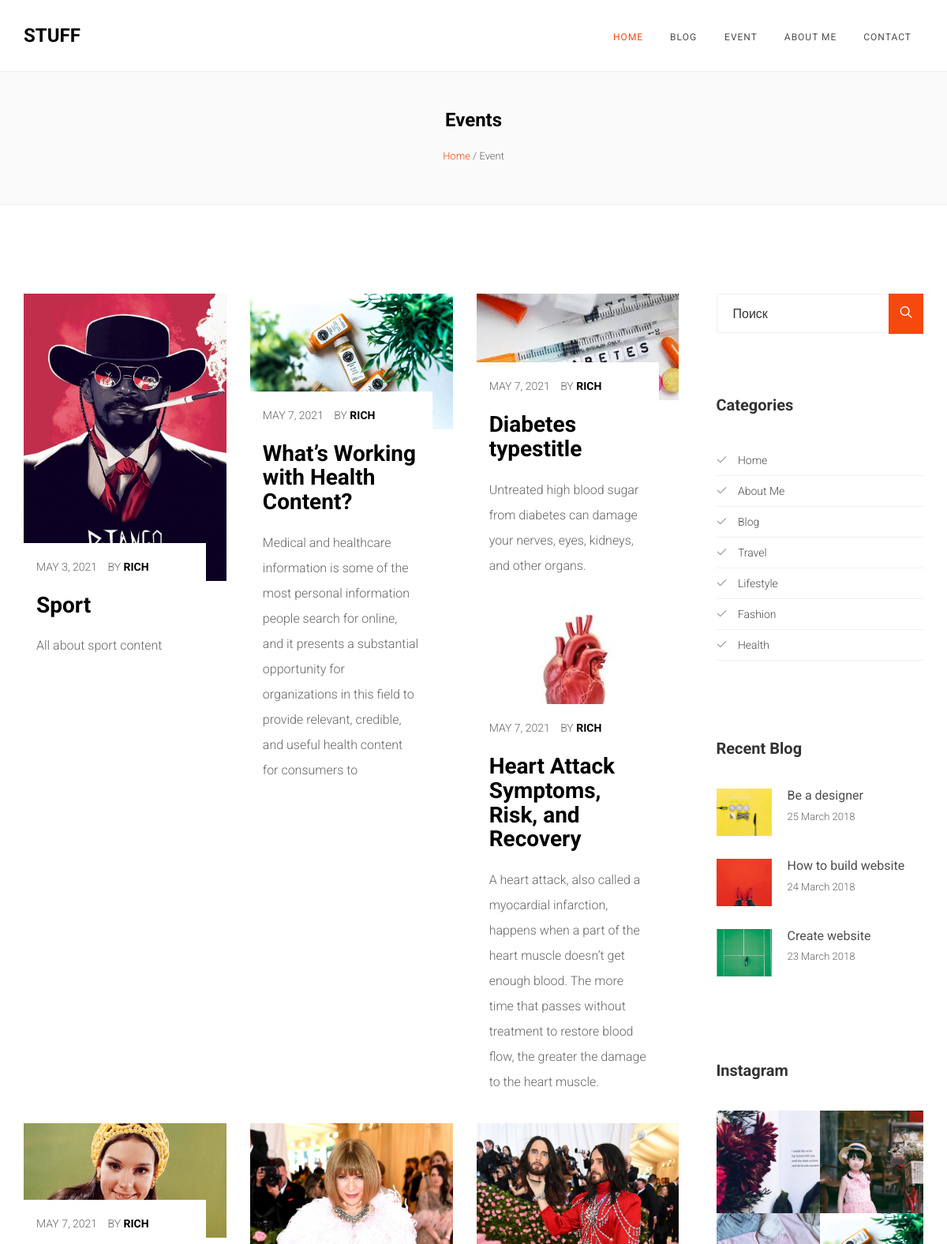
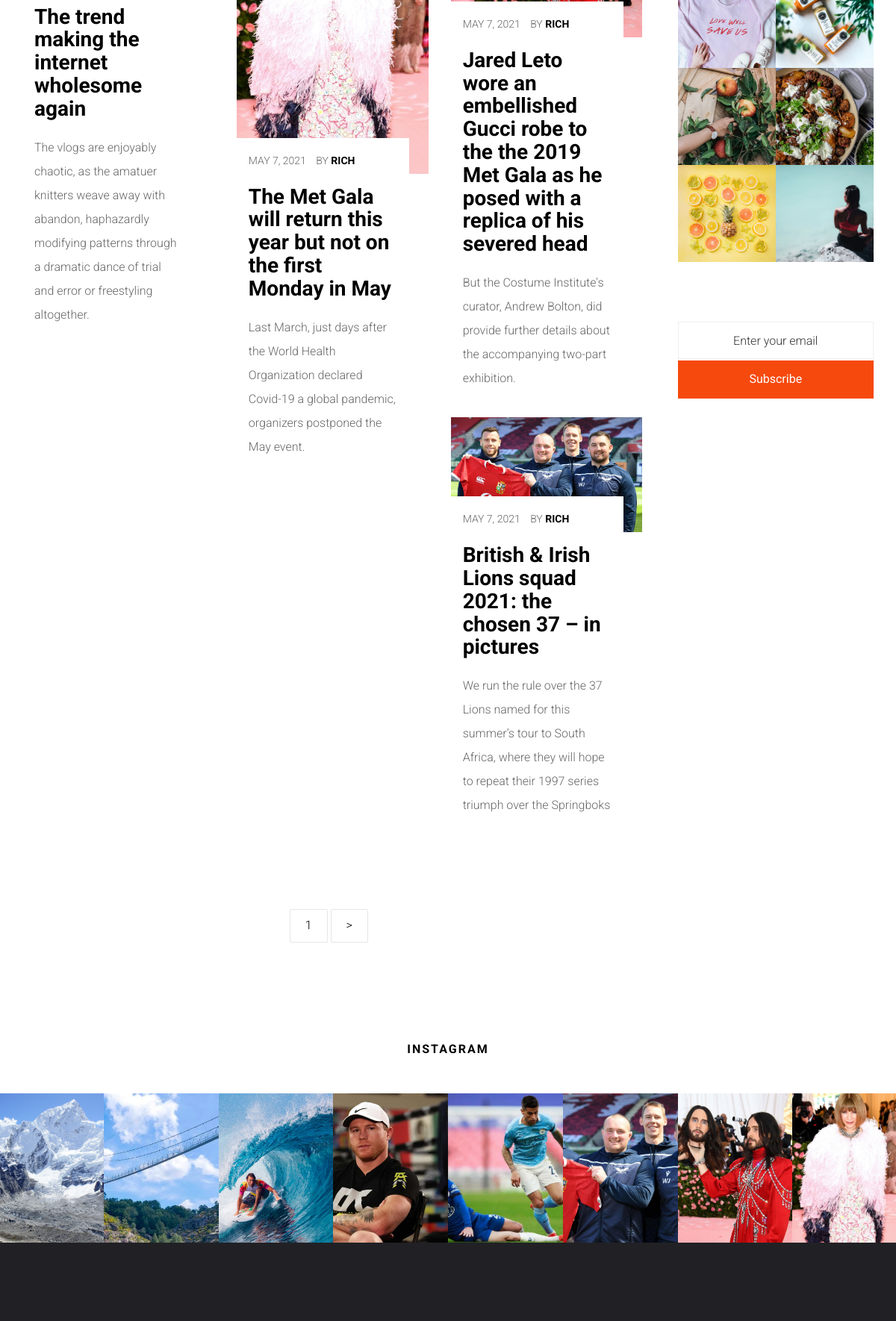
Screenshot of /event/ (upper part) with the database file from the repository (2 pictures, top to bottom).
### main/models.py (models this page shows, shortened)
class Post(models.Model):
    title = models.CharField(max_length=200, default='title')
    content = models.TextField()
    mini_content = models.CharField(max_length=250)
    image = models.ImageField(upload_to='upload')
    category = models.ForeignKey(Category, on_delete=models.CASCADE)
    pub_date = models.DateField()
    status = models.IntegerField()
    comment_count = models.IntegerField()
    views = models.IntegerField()
    tags = models.CharField(max_length=30)
    rating = models.IntegerField(default=0)
    is_gallery = models.BooleanField(default=False)

### main/views.py (the view)
# urls.py: path('event/', eventHandler),
def eventHandler(request):
    posts = Post.objects.all()[:6]
    galleries = Post.objects.all().order_by('-rating')[:8]
    recent_posts = Post.objects.all().order_by('-rating')[:3]
    q = request.GET.get('q', '')
    if q:
        posts = Post.objects.filter(status = 1).filter(title__contains=q).order_by('-rating')
    else:
        posts = Post.objects.all()[:6]
    limit = int(request.GET.get('limit', 8))
    current_page = int(request.GET.get('page', 1))
    stop = current_page * limit
    start = stop - limit
    posts = Post.objects.filter()[start:stop]
    total = Post.objects.count()
    prev_page = current_page - 1
    next_page = 0
    if total > stop:
        next_page = current_page + 1
    return render(request, 'event.html', {'galleries':galleries, 'recent_posts':recent_posts, 'posts':posts, 'q':q,
                                          'current_page': current_page,
                                          'prev_page': prev_page,
                                          'next_page': next_page,
                                          'total': total,
                                          'limit': limit,
                                          })

### templates/event.html (shortened to what this page needs)
{% extends 'base.html' %}
    {% block content %}
		<aside id="colorlib-breadcrumbs">
			<div class="container">
				<div class="row">
					<div class="col-md-12 breadcrumbs text-center">
						<h2>Events</h2>
						<p><span><a href="index.html">Home</a></span> / <span>Event</span></p>
					</div>
				</div>
			</div>
		</aside>
		<div id="colorlib-container">
			<div class="container">
				<div class="row">
					<div class="col-md-9 content">
						<div class="row row-pb-md">
							{% for post in posts %}
					<div class="col-md-4">
						<div class="blog-entry">
							<div class="blog-img">
								<a href="blog.html">
									<img src="/media/{{ post.image }}" class="img-responsive" alt="html5 bootstrap template">
								</a>
							</div>
							<div class="desc">
								<p class="meta">
									<span class="date">{{ post.pub_date }}</span>
									<span class="pos">By <a href="#">Rich</a></span>
								</p>
								<h2><a href="/event/{{post.id}}">{{ post.title }}</a></h2>
								<p>{{ post.mini_content }} </p>
							</div>
						</div>
					</div>
					{% endfor %}
							<div class="col-md-6">
							</div>
						</div>
						<div class="row">
							<div class="col-md-12 text-center">
								<ul class="pagination">
                            <li class="page-item "><a class="page-link" href="/blog/?page={{ current_page }}&limit={{ limit }}">{{ current_page }}</a></li>
                            {% if next_page > 0 %}
                            <li class="page-item"><a class="page-link" href="/blog/?page={{ next_page }}&limit={{ limit }}">></a></li>
                            {% endif %}
								</ul>
							</div>
						</div>
					</div>
					<div class="col-md-3">
						<div class="sidebar">
							<div class="side">
								<div class="form-group">
									<form method="get" action="/event/">
										<input type="text" class="form-control" name="q" id="search" placeholder="Поиск">
										<button type="submit" class="btn btn-primary"><i class="icon-search3"></i></button>
									</form>
								</div>
							</div>
							<div class="side">
								<h2 class="sidebar-heading">Categories</h2>
								<p>
									<ul class="category">
										<li><a href="#"><i class="icon-check"></i> Home</a></li>
										<li><a href="#"><i class="icon-check"></i> About Me</a></li>
										<li><a href="#"><i class="icon-check"></i> Blog</a></li>
										<li><a href="#"><i class="icon-check"></i> Travel</a></li>
										<li><a href="#"><i class="icon-check"></i> Lifestyle</a></li>
										<li><a href="#"><i class="icon-check"></i> Fashion</a></li>
										<li><a href="#"><i class="icon-check"></i> Health</a></li>
									</ul>
								</p>
							</div>
							<div class="side">
								<h2 class="sidebar-heading">Recent Blog</h2>
								<div class="f-blog">
									<a href="blog.html" class="blog-img" style="background-image: url(images/blog-1.jpg);">
									</a>
									<div class="desc">
										<h3><a href="blog.html">Be a designer</a></h3>
										<p class="admin"><span>25 March 2018</span></p>
									</div>
								</div>
								<div class="f-blog">
									<a href="blog.html" class="blog-img" style="background-image: url(images/blog-2.jpg);">
									</a>
									<div class="desc">
										<h3><a href="blog.html">How to build website</a></h3>
										<p class="admin"><span>24 March 2018</span></p>
									</div>
								</div>
								<div class="f-blog">
									<a href="blog.html" class="blog-img" style="background-image: url(images/blog-3.jpg);">
									</a>
									<div class="desc">
										<h3><a href="blog.html">Create website</a></h3>
										<p class="admin"><span>23 March 2018</span></p>
									</div>
								</div>
							</div>
							<div class="side">
								<h2 class="sidebar-heading">Instagram</h2>
								<div class="instagram-entry">
									<a href="#" class="instagram text-center" style="background-image: url(images/gallery-1.jpg);">
									</a>
									<a href="#" class="instagram text-center" style="background-image: url(images/gallery-2.jpg);">
									</a>
									<a href="#" class="instagram text-center" style="background-image: url(images/gallery-3.jpg);">
									</a>
									<a href="#" class="instagram text-center" style="background-image: url(images/gallery-4.jpg);">
									</a>
									<a href="#" class="instagram text-center" style="background-image: url(images/gallery-5.jpg);">
									</a>
									<a href="#" class="instagram text-center" style="background-image: url(images/gallery-6.jpg);">
									</a>
									<a href="#" class="instagram text-center" style="background-image: url(images/gallery-7.jpg);">
									</a>
									<a href="#" class="instagram text-center" style="background-image: url(images/gallery-8.jpg);">
									</a>
								</div>
							</div>
							<div class="side">
								<div class="form-group">
									<input type="text" class="form-control form-email text-center" id="email" placeholder="Enter your email">
									<button type="submit" class="btn btn-primary btn-subscribe">Subscribe</button>
								</div>
							</div>
						</div>
					</div>
				</div>
			</div>
		</div>
	{% endblock %}

### templates/base.html (shortened to what this page needs)
<!DOCTYPE HTML>
<html>
	<head>
	<link rel="stylesheet" href="/static/css/animate.css">
	<link rel="stylesheet" href="/static/css/icomoon.css">
	<link rel="stylesheet" href="/static/css/bootstrap.css">
	<link rel="stylesheet" href="/static/css/magnific-popup.css">
	<link rel="stylesheet" href="/static/css/flexslider.css">
	<link rel="stylesheet" href="/static/css/owl.carousel.min.css">
	<link rel="stylesheet" href="/static/css/owl.theme.default.min.css">
	<link rel="stylesheet" href="/static/css/style.css">
	</head>
	<body>
	<div id="page">
		<nav class="colorlib-nav" role="navigation">
			<div class="top-menu">
				<div class="container">
					<div class="row">
						<div class="col-xs-2">
							<div id="colorlib-logo"><a href="index.html">Stuff</a></div>
						</div>
						<div class="col-xs-10 text-right menu-1">
							<ul id="nav">
								<li class="navigation active"><a href="/home/">Home</a></li>
								<li class="navigation has-dropdown">
									<a href="/blog/">Blog</a>
								</li>
								<li class="navigation"><a href="/event/">Event</a></li>
								<li class="navigation"><a href="/about/">About Me</a></li>
								<li class="navigation"><a href="/contact/">Contact</a></li>
							</ul>
						</div>
					</div>
				</div>
			</div>
		</nav>
        {% block content %}
        {% endblock %}
        <div id="colorlib-instagram">
			<div class="row">
				<div class="col-md-12 col-md-offset-0 colorlib-heading text-center">
					<h2>Instagram</h2>
				</div>
			</div>
			<div class="row">
				<div class="instagram-entry">
					{% for gallery in galleries %}
					<a href="#" class="instagram text-center" style="background-image: url(/media/{{ gallery.image }});">
					</a>
					{% endfor %}
				</div>
			</div>
		</div>
		<footer id="colorlib-footer" role="contentinfo">
		</footer>
	</div>
	</body>
</html>

### rows the page displays
Post: image (picture), pub_date "MAY 3, 2021", title "Sport", mini_content "All about sport content"
Post: image (picture), pub_date "MAY 7, 2021", title "What’s Working with Health Content?", mini_content "Medical and healthcare information is some of the most personal information people search for online, and it presents a substantial opportunity for organizations in this field to provide relevant, credible, and useful health content for consumers to"
Post: image (picture), pub_date "MAY 7, 2021", title "Diabetes typestitle", mini_content "Untreated high blood sugar from diabetes can damage your nerves, eyes, kidneys, and other organs."
Post: image (picture), pub_date "MAY 7, 2021", title "Heart Attack Symptoms, Risk, and Recovery", mini_content "A heart attack, also called a myocardial infarction, happens when a part of the heart muscle doesn’t get enough blood. The more time that passes without treatment to restore blood flow, the greater the damage to the heart muscle."
Post: image (picture), pub_date "MAY 7, 2021", title "The trend making the internet wholesome again", mini_content "The vlogs are enjoyably chaotic, as the amatuer knitters weave away with abandon, haphazardly modifying patterns through a dramatic dance of trial and error or freestyling altogether."
Post: image (picture), pub_date "MAY 7, 2021", title "The Met Gala will return this year but not on the first Monday in May", mini_content "Last March, just days after the World Health Organization declared Covid-19 a global pandemic, organizers postponed the May event."
Post: image (picture), pub_date "MAY 7, 2021", title "Jared Leto wore an embellished Gucci robe to the the 2019 Met Gala as he posed with a replica of his severed head", mini_content "But the Costume Institute's curator, Andrew Bolton, did provide further details about the accompanying two-part exhibition."
Post: image (picture), pub_date "MAY 7, 2021", title "British & Irish Lions squad 2021: the chosen 37 – in pictures", mini_content "We run the rule over the 37 Lions named for this summer’s tour to South Africa, where they will hope to repeat their 1997 series triumph over the Springboks"
Post: image (picture)
Post: image (picture)
Post: image (picture)
Post: image (picture)
Post: image (picture)

### other values shown
{{ current_page }} "1"
